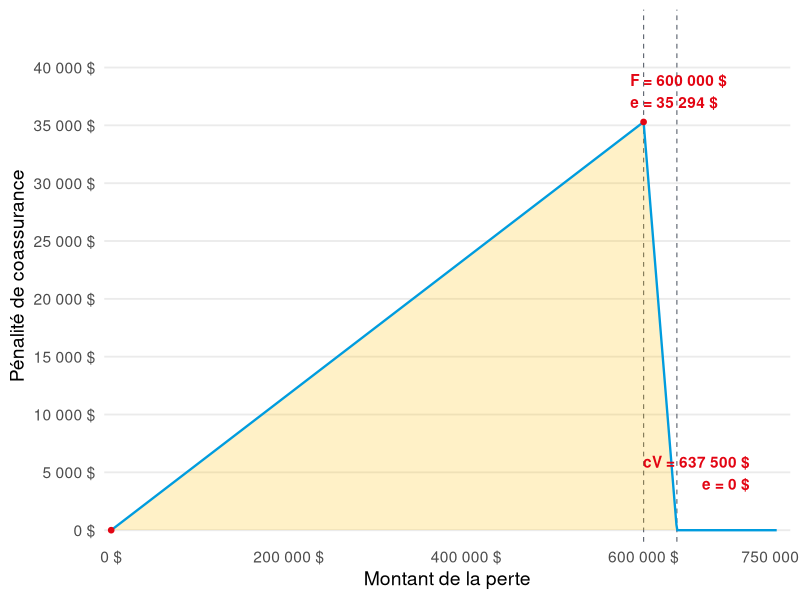
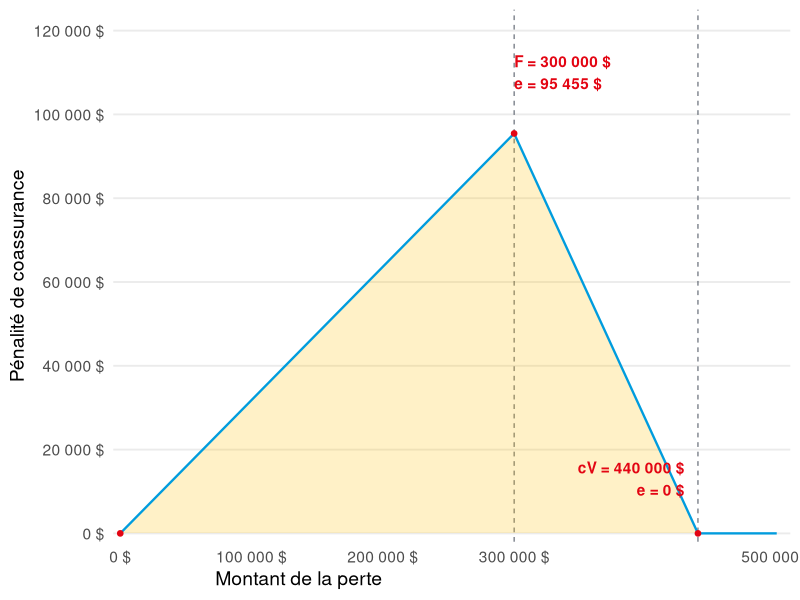

The R source for these figures, in order:
## ---- chunk 1
#| echo: false
#| include: false

library(ggplot2)

couleurs_act <- c(
  rouge = "#e30513",
  bleu = "#009cde",
  or = "#ffc103",
  gris = "#626974"
)

theme_act <- theme_minimal(base_size = 14) +
  theme(
    panel.grid.minor = element_blank(),
    panel.grid.major.x = element_blank()
  )
## ---- chunk 2
#| label: exercice-7-penalite-coassurance
#| fig-width: 8
#| fig-height: 4
#| fig-alt: "Pénalité de coassurance pour une propriété de 750 000 dollars, assurée pour 600 000 dollars avec une exigence de coassurance de 85 pour cent. La pénalité augmente linéairement de zéro jusqu’à 35 294 dollars quand la perte atteint F, soit 600 000 dollars, puis diminue jusqu’à zéro à cV, soit 637 500 dollars."

F <- 600000
valeur_propriete <- 750000
pourcentage_coassurance <- 0.85
cV <- pourcentage_coassurance * valeur_propriete
a <- min(F / cV, 1)

perte <- seq(0, valeur_propriete, by = 1000)
penalite <- data.frame(
  perte = perte,
  penalite_coassurance = pmin(perte, F) - pmin(perte * a, F)
)
points_critiques <- subset(penalite, perte %in% c(0, F, cV))

ggplot(penalite, aes(perte, penalite_coassurance)) +
  geom_vline(
    xintercept = c(F, cV),
    colour = couleurs_act["gris"],
    linetype = "dashed",
    linewidth = 0.4
  ) +
  geom_area(fill = couleurs_act["or"], alpha = 0.22) +
  geom_line(colour = couleurs_act["bleu"], linewidth = 0.8) +
  geom_point(
    data = points_critiques,
    colour = couleurs_act["rouge"],
    size = 1.6
  ) +
  annotate(
    "text",
    x = F - 15000,
    y = 36500,
    label = "F = 600 000 $\ne = 35 294 $",
    colour = couleurs_act["rouge"],
    fontface = "bold",
    hjust = 0,
    vjust = 0
  ) +
  annotate(
    "text",
    x = valeur_propriete - 30000,
    y = 3500,
    label = "cV = 637 500 $\ne = 0 $",
    colour = couleurs_act["rouge"],
    fontface = "bold",
    hjust = 1,
    vjust = 0
  ) +
  scale_x_continuous(
    breaks = c(0, 200000, 400000, F, valeur_propriete),
    labels = scales::label_number(big.mark = " ", suffix = " $", accuracy = 1),
    expand = expansion(mult = c(0.01, 0.02))
  ) +
  scale_y_continuous(
    limits = c(-1000, 45000),
    breaks = seq(0, 40000, by = 5000),
    labels = scales::label_number(big.mark = " ", suffix = " $", accuracy = 1),
    expand = expansion(mult = c(0, 0))
  ) +
  labs(
    x = "Montant de la perte",
    y = "Pénalité de coassurance"
  ) +
  theme_act +
  theme(axis.title.x = element_text(hjust = 0.5))
## ---- chunk 3
#| label: exercice-9-penalite-coassurance
#| fig-width: 8
#| fig-height: 4
#| fig-alt: "Pénalité de coassurance pour une propriété de 500 000 dollars, assurée pour 300 000 dollars avec une exigence de coassurance de 88 pour cent. La pénalité augmente linéairement de zéro jusqu’à 95 455 dollars quand la perte atteint F, soit 300 000 dollars, puis diminue jusqu’à zéro à cV, soit 440 000 dollars et demeure nulle ensuite."

F <- 300000
valeur_propriete <- 500000
pourcentage_coassurance <- 0.88
cV <- pourcentage_coassurance * valeur_propriete
a <- min(F / cV, 1)

perte <- seq(0, valeur_propriete, by = 1000)
penalite <- data.frame(
  perte = perte,
  penalite_coassurance = pmin(perte, F) - pmin(perte * a, F)
)
points_critiques <- subset(penalite, perte %in% c(0, F, cV))

ggplot(penalite, aes(perte, penalite_coassurance)) +
  geom_vline(
    xintercept = c(F, cV),
    colour = couleurs_act["gris"],
    linetype = "dashed",
    linewidth = 0.4
  ) +
  geom_area(fill = couleurs_act["or"], alpha = 0.22) +
  geom_line(colour = couleurs_act["bleu"], linewidth = 0.8) +
  geom_point(
    data = points_critiques,
    colour = couleurs_act["rouge"],
    size = 1.6
  ) +
  annotate(
    "text",
    x = F,
    y = 106000,
    label = "F = 300 000 $\ne = 95 455 $",
    colour = couleurs_act["rouge"],
    fontface = "bold",
    hjust = 0,
    vjust = 0
  ) +
  annotate(
    "text",
    x = cV - 10000,
    y = 9000,
    label = "cV = 440 000 $\ne = 0 $",
    colour = couleurs_act["rouge"],
    fontface = "bold",
    hjust = 1,
    vjust = 0
  ) +
  scale_x_continuous(
    breaks = c(0, 100000, 200000, F, valeur_propriete),
    labels = scales::label_number(big.mark = " ", suffix = " $", accuracy = 1),
    expand = expansion(mult = c(0.01, 0.02))
  ) +
  scale_y_continuous(
    limits = c(-2000, 125000),
    breaks = seq(0, 120000, by = 20000),
    labels = scales::label_number(big.mark = " ", suffix = " $", accuracy = 1),
    expand = expansion(mult = c(0, 0))
  ) +
  labs(
    x = "Montant de la perte",
    y = "Pénalité de coassurance"
  ) +
  theme_act +
  theme(axis.title.x = element_text(hjust = 0.2))
